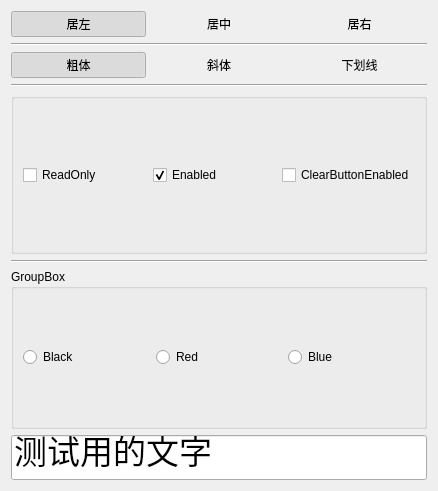
<?xml version="1.0" encoding="UTF-8"?>
<ui version="4.0">
 <class>Widget</class>
 <widget class="QWidget" name="Widget">
  <property name="geometry">
   <rect>
    <x>0</x>
    <y>0</y>
    <width>438</width>
    <height>491</height>
   </rect>
  </property>
  <property name="windowTitle">
   <string>Widget</string>
  </property>
  <layout class="QVBoxLayout" name="verticalLayout">
   <item>
    <layout class="QHBoxLayout" name="horizontalLayout">
     <item>
      <widget class="QPushButton" name="btnAlignLeft">
       <property name="text">
        <string>居左</string>
       </property>
       <property name="icon">
        <iconset resource="resource.qrc">
         <normaloff>:/icons/images/508.bmp</normaloff>:/icons/images/508.bmp</iconset>
       </property>
       <property name="checkable">
        <bool>true</bool>
       </property>
       <property name="checked">
        <bool>true</bool>
       </property>
       <property name="autoExclusive">
        <bool>true</bool>
       </property>
       <property name="flat">
        <bool>true</bool>
       </property>
      </widget>
     </item>
     <item>
      <widget class="QPushButton" name="btnAlignCenter">
       <property name="text">
        <string>居中</string>
       </property>
       <property name="icon">
        <iconset resource="resource.qrc">
         <normaloff>:/icons/images/510.bmp</normaloff>:/icons/images/510.bmp</iconset>
       </property>
       <property name="checkable">
        <bool>true</bool>
       </property>
       <property name="autoExclusive">
        <bool>true</bool>
       </property>
       <property name="flat">
        <bool>true</bool>
       </property>
      </widget>
     </item>
     <item>
      <widget class="QPushButton" name="btnAlignRight">
       <property name="text">
        <string>居右</string>
       </property>
       <property name="icon">
        <iconset resource="resource.qrc">
         <normaloff>:/icons/images/512.bmp</normaloff>:/icons/images/512.bmp</iconset>
       </property>
       <property name="checkable">
        <bool>true</bool>
       </property>
       <property name="autoExclusive">
        <bool>true</bool>
       </property>
       <property name="flat">
        <bool>true</bool>
       </property>
      </widget>
     </item>
    </layout>
   </item>
   <item>
    <widget class="Line" name="line">
     <property name="orientation">
      <enum>Qt::Horizontal</enum>
     </property>
    </widget>
   </item>
   <item>
    <layout class="QHBoxLayout" name="horizontalLayout_2">
     <item>
      <widget class="QPushButton" name="btnFontBold">
       <property name="text">
        <string>粗体</string>
       </property>
       <property name="icon">
        <iconset resource="resource.qrc">
         <normaloff>:/icons/images/500.bmp</normaloff>:/icons/images/500.bmp</iconset>
       </property>
       <property name="checkable">
        <bool>true</bool>
       </property>
       <property name="checked">
        <bool>true</bool>
       </property>
       <property name="autoExclusive">
        <bool>false</bool>
       </property>
       <property name="flat">
        <bool>true</bool>
       </property>
      </widget>
     </item>
     <item>
      <widget class="QPushButton" name="btnFontItalic">
       <property name="text">
        <string>斜体</string>
       </property>
       <property name="icon">
        <iconset resource="resource.qrc">
         <normaloff>:/icons/images/502.bmp</normaloff>:/icons/images/502.bmp</iconset>
       </property>
       <property name="checkable">
        <bool>true</bool>
       </property>
       <property name="autoExclusive">
        <bool>false</bool>
       </property>
       <property name="flat">
        <bool>true</bool>
       </property>
      </widget>
     </item>
     <item>
      <widget class="QPushButton" name="btnFontUnderline">
       <property name="text">
        <string>下划线</string>
       </property>
       <property name="icon">
        <iconset resource="resource.qrc">
         <normaloff>:/icons/images/504.bmp</normaloff>:/icons/images/504.bmp</iconset>
       </property>
       <property name="checkable">
        <bool>true</bool>
       </property>
       <property name="autoExclusive">
        <bool>false</bool>
       </property>
       <property name="flat">
        <bool>true</bool>
       </property>
      </widget>
     </item>
    </layout>
   </item>
   <item>
    <widget class="Line" name="line_2">
     <property name="orientation">
      <enum>Qt::Horizontal</enum>
     </property>
    </widget>
   </item>
   <item>
    <widget class="QGroupBox" name="groupBox">
     <property name="title">
      <string/>
     </property>
     <property name="flat">
      <bool>true</bool>
     </property>
     <layout class="QHBoxLayout" name="horizontalLayout_3">
      <item>
       <widget class="QCheckBox" name="checkReadOnly">
        <property name="text">
         <string>ReadOnly</string>
        </property>
       </widget>
      </item>
      <item>
       <widget class="QCheckBox" name="checkEnabled">
        <property name="text">
         <string>Enabled</string>
        </property>
        <property name="checked">
         <bool>true</bool>
        </property>
       </widget>
      </item>
      <item>
       <widget class="QCheckBox" name="checkClearEnabled">
        <property name="text">
         <string>ClearButtonEnabled</string>
        </property>
       </widget>
      </item>
     </layout>
    </widget>
   </item>
   <item>
    <widget class="Line" name="line_3">
     <property name="orientation">
      <enum>Qt::Horizontal</enum>
     </property>
    </widget>
   </item>
   <item>
    <widget class="QGroupBox" name="groupBox_2">
     <property name="title">
      <string>GroupBox</string>
     </property>
     <property name="flat">
      <bool>true</bool>
     </property>
     <layout class="QHBoxLayout" name="horizontalLayout_5">
      <item>
       <widget class="QRadioButton" name="radioBlack">
        <property name="text">
         <string>Black</string>
        </property>
       </widget>
      </item>
      <item>
       <widget class="QRadioButton" name="radioRed">
        <property name="text">
         <string>Red</string>
        </property>
       </widget>
      </item>
      <item>
       <widget class="QRadioButton" name="radioBlue">
        <property name="text">
         <string>Blue</string>
        </property>
       </widget>
      </item>
     </layout>
    </widget>
   </item>
   <item>
    <widget class="QLineEdit" name="lineEdit">
     <property name="font">
      <font>
       <pointsize>25</pointsize>
      </font>
     </property>
     <property name="text">
      <string>测试用的文字</string>
     </property>
    </widget>
   </item>
  </layout>
 </widget>
 <resources>
  <include location="resource.qrc"/>
 </resources>
 <connections/>
</ui>
